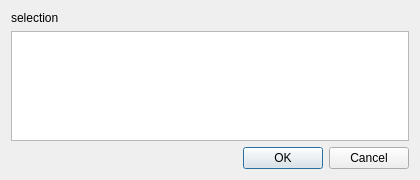
<?xml version="1.0" encoding="UTF-8"?>
<ui version="4.0">
 <class>SelectorDialog</class>
 <widget class="QDialog" name="SelectorDialog">
  <property name="geometry">
   <rect>
    <x>0</x>
    <y>0</y>
    <width>420</width>
    <height>180</height>
   </rect>
  </property>
  <layout class="QVBoxLayout" name="verticalLayout">
   <item>
    <widget class="QLabel" name="descriptionLabel">
     <property name="text">
      <string notr="true">selection</string>
     </property>
    </widget>
   </item>
   <item>
    <widget class="QTreeView" name="tree">
     <property name="indentation">
      <number>0</number>
     </property>
     <property name="rootIsDecorated">
      <bool>false</bool>
     </property>
     <property name="uniformRowHeights">
      <bool>true</bool>
     </property>
     <property name="allColumnsShowFocus">
      <bool>true</bool>
     </property>
     <attribute name="headerVisible">
      <bool>false</bool>
     </attribute>
     <attribute name="headerCascadingSectionResizes">
      <bool>true</bool>
     </attribute>
    </widget>
   </item>
   <item>
    <widget class="QDialogButtonBox" name="buttonBox">
     <property name="orientation">
      <enum>Qt::Horizontal</enum>
     </property>
     <property name="standardButtons">
      <set>QDialogButtonBox::Cancel|QDialogButtonBox::Ok</set>
     </property>
    </widget>
   </item>
  </layout>
 </widget>
 <resources/>
 <connections>
  <connection>
   <sender>buttonBox</sender>
   <signal>accepted()</signal>
   <receiver>SelectorDialog</receiver>
   <slot>accept()</slot>
   <hints>
    <hint type="sourcelabel">
     <x>248</x>
     <y>254</y>
    </hint>
    <hint type="destinationlabel">
     <x>157</x>
     <y>274</y>
    </hint>
   </hints>
  </connection>
  <connection>
   <sender>buttonBox</sender>
   <signal>rejected()</signal>
   <receiver>SelectorDialog</receiver>
   <slot>reject()</slot>
   <hints>
    <hint type="sourcelabel">
     <x>316</x>
     <y>260</y>
    </hint>
    <hint type="destinationlabel">
     <x>286</x>
     <y>274</y>
    </hint>
   </hints>
  </connection>
 </connections>
</ui>
